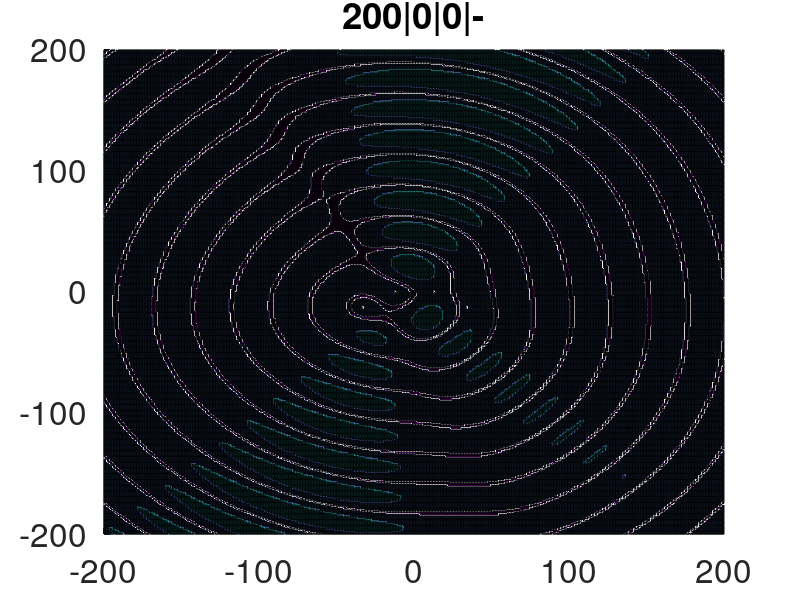

This figure's MATLAB source:
#########################################
####### variables for the picture #######
#########################################

clear all;
close all;

% Time in seconds for each plot in the GIF
DelayTime = 0.1; 

startx = 150;
starty = 150;
width = 1062;
height = 980;

minimum_value = 1.8;
maximum_value = 0.2;

########################################
####### variables for the figure #######
########################################

matrix_size = 200;
number_of_points = 2 * matrix_size + 1;

reference_x_pos = 0;
reference_y_pos = 0;

antenna_1_x_pos = -12;
antenna_1_y_pos = 0;
	antenna_1_enable = 1;
	angle_offset_1 = 0;

antenna_2_x_pos = 13;
antenna_2_y_pos = 0;
	antenna_2_enable = 1;
	angle_offset_2 = 0;

antenna_3_x_pos = -33;
antenna_3_y_pos = -13;
	antenna_3_enable = 1;
	angle_offset_3 = 200;

antenna_4_x_pos = 34;
antenna_4_y_pos = -13;
	antenna_4_enable = 0;
	angle_offset_4 = 0;

wave_length = 50;

########################################

frequency = (2 * pi) / wave_length;
radian_offset_1 = angle_offset_1 * pi / 180;
radian_offset_2 = angle_offset_2 * pi / 180;
radian_offset_3 = angle_offset_3 * pi / 180;
radian_offset_4 = angle_offset_4 * pi / 180;

space_reference_x = linspace(-matrix_size-reference_x_pos,matrix_size-reference_x_pos,number_of_points) ;
space_reference_y = linspace(-matrix_size-reference_y_pos,matrix_size-reference_y_pos,number_of_points) ;

space_antenna_1_x = linspace(-matrix_size-antenna_1_x_pos,matrix_size-antenna_1_x_pos,number_of_points) ;
space_antenna_1_y = linspace(-matrix_size-antenna_1_y_pos,matrix_size-antenna_1_y_pos,number_of_points) ;

space_antenna_2_x = linspace(-matrix_size-antenna_2_x_pos,matrix_size-antenna_2_x_pos,number_of_points) ;
space_antenna_2_y = linspace(-matrix_size-antenna_2_y_pos,matrix_size-antenna_2_y_pos,number_of_points) ;

space_antenna_3_x = linspace(-matrix_size-antenna_3_x_pos,matrix_size-antenna_3_x_pos,number_of_points) ;
space_antenna_3_y = linspace(-matrix_size-antenna_3_y_pos,matrix_size-antenna_3_y_pos,number_of_points) ;

space_antenna_4_x = linspace(-matrix_size-antenna_4_x_pos,matrix_size-antenna_4_x_pos,number_of_points) ;
space_antenna_4_y = linspace(-matrix_size-antenna_4_y_pos,matrix_size-antenna_4_y_pos,number_of_points) ;

mesh_antenna_1_value = zeros(number_of_points,number_of_points);
mesh_antenna_2_value = zeros(number_of_points,number_of_points);
mesh_antenna_3_value = zeros(number_of_points,number_of_points);
mesh_antenna_4_value = zeros(number_of_points,number_of_points);

[antenna_1_x,antenna_1_y] = meshgrid(space_antenna_1_x,space_antenna_1_y);
[antenna_2_x,antenna_2_y] = meshgrid(space_antenna_2_x,space_antenna_2_y);
[antenna_3_x,antenna_3_y] = meshgrid(space_antenna_3_x,space_antenna_3_y);
[antenna_4_x,antenna_4_y] = meshgrid(space_antenna_4_x,space_antenna_4_y);

########################################

distance_antenna_1_value = sqrt(antenna_1_x.*antenna_1_x + antenna_1_y.*antenna_1_y);
distance_antenna_2_value = sqrt(antenna_2_x.*antenna_2_x + antenna_2_y.*antenna_2_y);
distance_antenna_3_value = sqrt(antenna_3_x.*antenna_3_x + antenna_3_y.*antenna_3_y);
distance_antenna_4_value = sqrt(antenna_4_x.*antenna_4_x + antenna_4_y.*antenna_4_y);

##################################
######### edit title name ########
##################################

if (antenna_1_enable == 1)
	text_1 = [num2str(angle_offset_1) , "|"];
else
	text_1 = ["-|"];
endif

if (antenna_2_enable == 1)
	text_2 = [num2str(angle_offset_2) , "|"];
else
	text_2 = ["-|"];
endif

if (antenna_3_enable == 1)
	text_3 = [num2str(angle_offset_3) , "|"];
else
	text_3 = ["-|"];
endif

if (antenna_4_enable == 1)
	text_4 = [num2str(angle_offset_4)];
else
	text_4 = ["-"];
endif

text_title = [text_3 , text_1 , text_2 , text_4];
filename = ["antenna_" , text_title , ".gif"];

##################################
####### create the picture #######
##################################

% Generate the function and plot it
mesh_antenna_value = zeros(number_of_points,number_of_points);

mesh_antenna_1_value = antenna_1_enable * cos(frequency*distance_antenna_1_value + radian_offset_1);
mesh_antenna_2_value = antenna_2_enable * cos(frequency*distance_antenna_2_value + radian_offset_2);
mesh_antenna_3_value = antenna_3_enable * cos(frequency*distance_antenna_3_value + radian_offset_3);
mesh_antenna_4_value = antenna_4_enable * cos(frequency*distance_antenna_4_value + radian_offset_4);

mesh_antenna_value = mesh_antenna_1_value + mesh_antenna_2_value + mesh_antenna_3_value + mesh_antenna_4_value;

mesh_antenna_value(number_of_points-matrix_size+antenna_1_y_pos,number_of_points-matrix_size+antenna_1_x_pos) = 3;
mesh_antenna_value(number_of_points-matrix_size+antenna_2_y_pos,number_of_points-matrix_size+antenna_2_x_pos) = 3;
mesh_antenna_value(number_of_points-matrix_size+antenna_3_y_pos,number_of_points-matrix_size+antenna_3_x_pos) = 3;
mesh_antenna_value(number_of_points-matrix_size+antenna_4_y_pos,number_of_points-matrix_size+antenna_4_x_pos) = 3;

mesh_antenna_boolean = zeros(number_of_points,number_of_points);

for i2=1:number_of_points
    for j2=1:number_of_points
	if (abs(mesh_antenna_value(i2,j2)) > minimum_value)
	    mesh_antenna_boolean(i2,j2) = 1;
	endif
	if (abs(mesh_antenna_value(i2,j2)) < maximum_value)
	    mesh_antenna_boolean(i2,j2) = -1;
	endif
    endfor
endfor

mesh_antenna_boolean(number_of_points-matrix_size+antenna_1_y_pos,number_of_points-matrix_size+antenna_1_x_pos) = 3;
mesh_antenna_boolean(number_of_points-matrix_size+antenna_2_y_pos,number_of_points-matrix_size+antenna_2_x_pos) = 3;
mesh_antenna_boolean(number_of_points-matrix_size+antenna_3_y_pos,number_of_points-matrix_size+antenna_3_x_pos) = 3;
mesh_antenna_boolean(number_of_points-matrix_size+antenna_4_y_pos,number_of_points-matrix_size+antenna_4_x_pos) = 3;

% Create empty figure and assign number
f = figure('position',[startx,starty,width,height]);

pause(0.1);

surface(space_reference_x,space_reference_y,mesh_antenna_boolean) ;
title(text_title);
set(gca, "fontsize", 24);
xlim([-matrix_size,matrix_size]);
drawnow

pause(0.1);

% Image Processing
% Assign plot to a frame
frame = getframe(f);
% Convert frame to RGB image (3 dimensional) 
im = frame2im(frame);
% Transform RGB samples to 1 dimension with a color map "cm". 
[imind,cm] = rgb2ind(im); 
% Create GIF file
imwrite(imind,cm,filename,'gif','DelayTime', DelayTime , 'Compression' , 'lzw');


pause(0.1);

close all;
